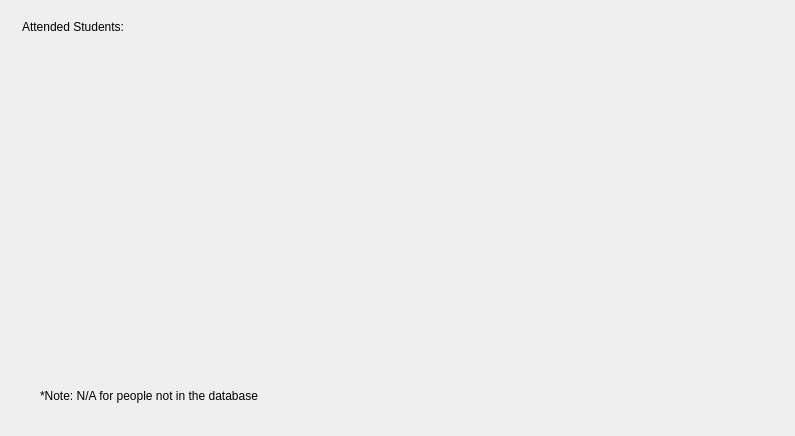
<?xml version="1.0" encoding="UTF-8"?>
<ui version="4.0">
 <class>ResultDialog</class>
 <widget class="QDialog" name="ResultDialog">
  <property name="geometry">
   <rect>
    <x>0</x>
    <y>0</y>
    <width>795</width>
    <height>436</height>
   </rect>
  </property>
  <property name="windowTitle">
   <string>Results</string>
  </property>
  <widget class="QLabel" name="label">
   <property name="geometry">
    <rect>
     <x>22</x>
     <y>16</y>
     <width>161</width>
     <height>21</height>
    </rect>
   </property>
   <property name="text">
    <string>Attended Students:</string>
   </property>
  </widget>
  <widget class="QLabel" name="Image">
   <property name="geometry">
    <rect>
     <x>27</x>
     <y>40</y>
     <width>741</width>
     <height>331</height>
    </rect>
   </property>
   <property name="text">
    <string/>
   </property>
  </widget>
  <widget class="QLabel" name="label_2">
   <property name="geometry">
    <rect>
     <x>40</x>
     <y>380</y>
     <width>641</width>
     <height>31</height>
    </rect>
   </property>
   <property name="text">
    <string>*Note: N/A for people not in the database</string>
   </property>
  </widget>
 </widget>
 <resources/>
 <connections/>
</ui>
